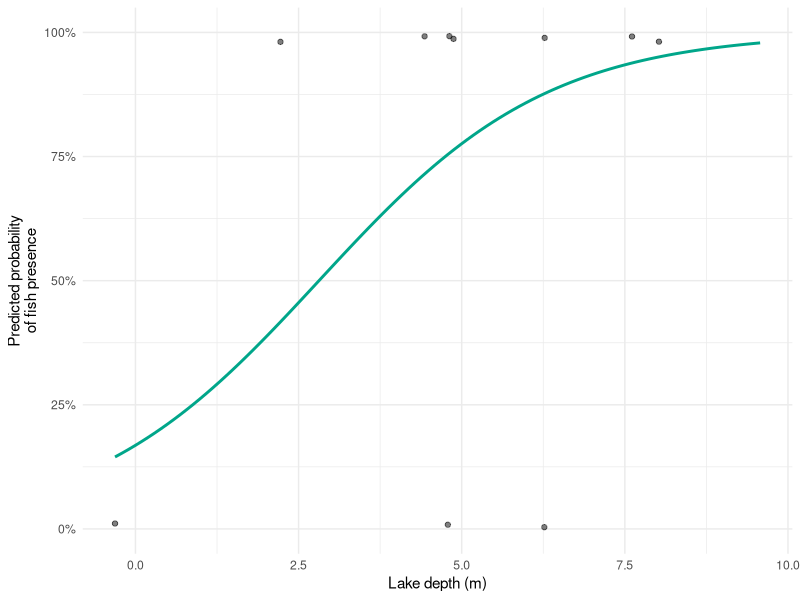

R code for this plot:
## ---- chunk 1
knitr::opts_chunk$set(echo = TRUE,
                      warning = FALSE,
                      message = FALSE)
## ---- chunk 2
set.seed(42)

n_lakes <- 20
lakes <- data.frame(
  lake = 1:n_lakes,
  fish = rbinom(n = n_lakes, size = 1, prob = 0.65)
)

lakes
## ---- chunk 3
mean(lakes$fish)
## ---- chunk 4
mod <- glm(fish ~ 1,
           data = lakes,
           family = binomial)

summary(mod)
## ---- chunk 5
plogis(coef(mod))
## ---- chunk 6
plogis(confint(mod))
## ---- chunk 7
set.seed(42)

lakes$depth <- rnorm(n_lakes, mean = 5, sd = 2)

true_beta0 <- -1
true_beta1 <- 0.5

log_odds <- true_beta0 + true_beta1 * lakes$depth
lakes$fish <- rbinom(n_lakes, size = 1, prob = plogis(log_odds))

mod2 <- glm(fish ~ depth,
            data = lakes,
            family = binomial)

summary(mod2)
## ---- chunk 8
library(ggplot2)

depth_seq <- seq(from = min(lakes$depth),
                 to = max(lakes$depth),
                 length.out = 100)

pred_df <- data.frame(
  depth = depth_seq,
  pred = plogis(coef(mod2)[1] + coef(mod2)[2] * depth_seq)
)

ggplot() +
  geom_jitter(data = lakes,
              aes(x = depth, y = fish),
              width = 0, height = 0.02,
              alpha = 0.5) +
  geom_line(data = pred_df,
            aes(x = depth, y = pred),
            colour = "#00A68A", linewidth = 1) +
  scale_y_continuous(labels = scales::percent,
                     limits = c(0, 1)) +
  labs(x = "Lake depth (m)",
       y = "Predicted probability\nof fish presence") +
  theme_minimal()
